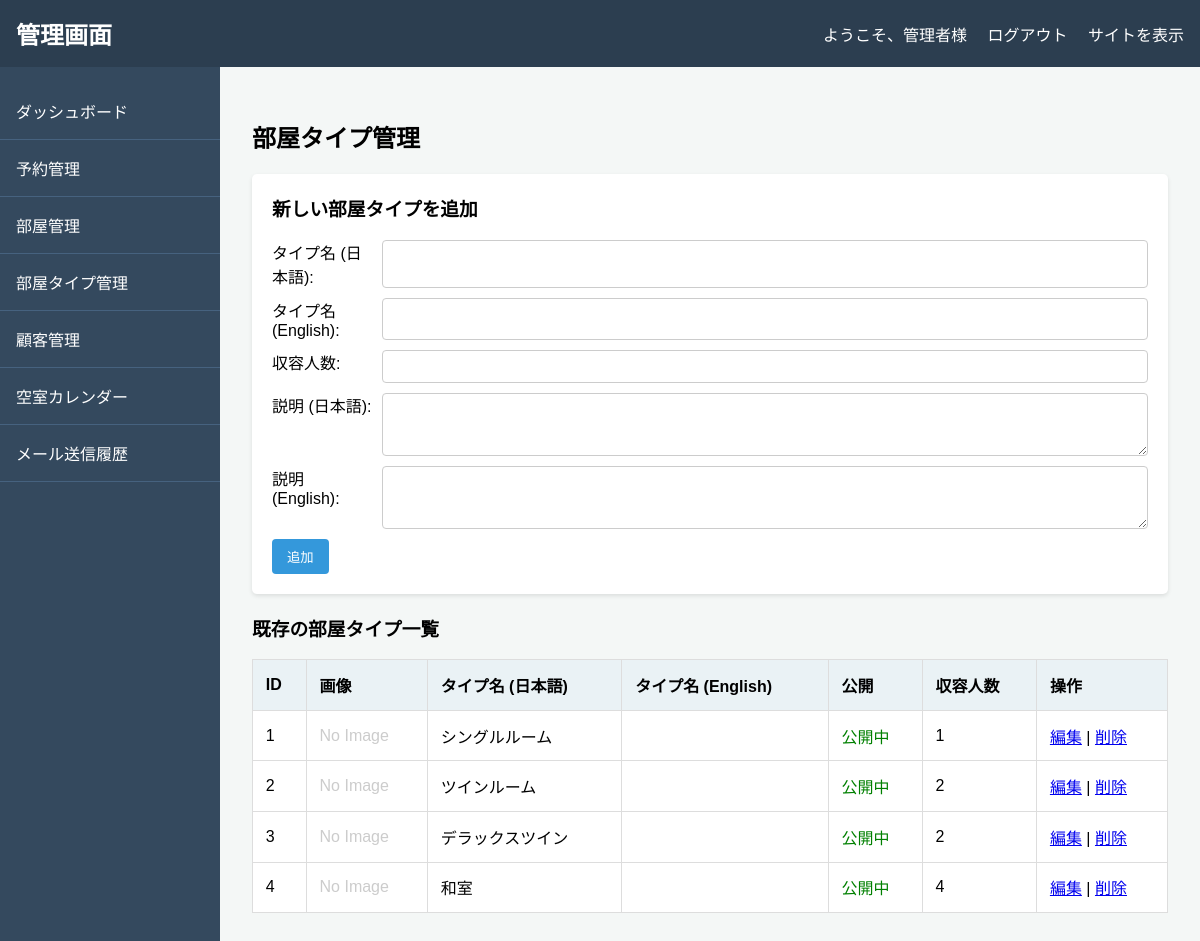
The page /admin/room_types.php (signed in) on the database its author committed.
### tables this page shows
CREATE TABLE `room_types` (
  `id` int(11) NOT NULL AUTO_INCREMENT,
  `name` varchar(255) NOT NULL COMMENT '部屋タイプ名',
  `name_en` varchar(255) DEFAULT NULL COMMENT '部屋タイプ名 (English)',
  `description` text DEFAULT NULL COMMENT '説明',
  `description_en` text DEFAULT NULL COMMENT '説明 (English)',
  `capacity` int(11) NOT NULL COMMENT '収容人数',
  `main_image` varchar(255) DEFAULT NULL COMMENT '部屋タイプ代表画像パス',
  `is_visible` tinyint(1) NOT NULL DEFAULT 1 COMMENT 'トップページ表示フラグ (1:表示, 0:非表示)',
  PRIMARY KEY (`id`)
);

### includes/functions.php (called while the page is built, shortened)
<?php
function h($s) {
    return htmlspecialchars($s, ENT_QUOTES, 'UTF-8');
}

### admin/room_types.php (the view, shortened to what this page needs)
<?php
require_once 'admin_check.php';
try {
    $stmt = $dbh->query("SELECT * FROM room_types ORDER BY id ASC");
    $room_types = $stmt->fetchAll(PDO::FETCH_ASSOC);
} catch (PDOException $e) {
    $error = "部屋タイプ情報の取得に失敗しました: " . h($e->getMessage());
    $room_types = [];
}
require_once 'admin_header.php';
?>
<h2>部屋タイプ管理</h2>
<div class="add-form">
    <h3>新しい部屋タイプを追加</h3>
    <form action="room_types.php" method="POST">
        <div class="form-row">
            <label for="name">タイプ名 (日本語):</label>
            <input type="text" id="name" name="name" required>
        </div>
        <div class="form-row">
            <label for="name_en">タイプ名 (English):</label>
            <input type="text" id="name_en" name="name_en">
        </div>
        <div class="form-row">
            <label for="capacity">収容人数:</label>
            <input type="number" id="capacity" name="capacity" min="1" required>
        </div>
        <div class="form-row">
            <label for="description">説明 (日本語):</label>
            <textarea id="description" name="description" rows="3"></textarea>
        </div>
        <div class="form-row">
            <label for="description_en">説明 (English):</label>
            <textarea id="description_en" name="description_en" rows="3"></textarea>
        </div>
        <button type="submit" class="btn-admin" style="background-color: #3498db;">追加</button>
    </form>
</div>
<h3>既存の部屋タイプ一覧</h3>
<div class="table-responsive">
<table>
    <thead>
        <tr>
            <th>ID</th>
            <th>画像</th>
            <th>タイプ名 (日本語)</th>
            <th>タイプ名 (English)</th>
            <th>公開</th>
            <th>収容人数</th>
            <th>操作</th>
        </tr>
    </thead>
    <tbody>
        <?php foreach ($room_types as $type): ?>
            <tr>
                <td><?php echo h($type['id']); ?></td>
                <td>
                    <?php if (!empty($type['main_image'])): ?>
                        <img src="../<?php echo h($type['main_image']); ?>" alt="Image" style="width: 50px; height: 40px; object-fit: cover;">
                    <?php else: ?>
                        <span style="color: #ccc;">No Image</span>
                    <?php endif; ?>
                </td>
                <td><?php echo h($type['name']); ?></td>
                <td><?php echo h($type['name_en']); ?></td>
                <td>
                    <?php if (!empty($type['is_visible'])): ?>
                        <span style="color: green;">公開中</span>
                    <?php else: ?>
                        <span style="color: gray;">非公開</span>
                    <?php endif; ?>
                </td>
                <td><?php echo h($type['capacity']); ?></td>
                <td>
                    <a href="edit_room_type.php?id=<?php echo h($type['id']); ?>">編集</a> |
                    <a href="room_types.php?action=delete&id=<?php echo h($type['id']); ?>" onclick="return confirm('本当にこの部屋タイプを削除しますか？関連する部屋も削除される可能性があります。');">削除</a>
                </td>
            </tr>
        <?php endforeach; ?>
    </tbody>
</table>
</div>
<?php
require_once 'admin_footer.php';
?>

### admin/admin_header.php (style rules this page uses)
body { font-family: sans-serif; margin: 0; background-color: #f4f7f6; }
.table-responsive { overflow-x: auto; -webkit-overflow-scrolling: touch; margin-bottom: 1rem; }
table { width: 100%; border-collapse: collapse; margin-top: 0; background-color: white; min-width: 600px; }
th, td { border: 1px solid #ddd; padding: 0.8rem; text-align: left; }
th { background-color: #eaf2f5; }
.btn-admin { padding: 8px 15px; border: none; border-radius: 4px; color: white; cursor: pointer; text-decoration: none; display: inline-block; }

### admin/room_types.php (style rules this page uses)
.add-form { background-color: #fff; padding: 20px; margin-bottom: 20px; border-radius: 5px; box-shadow: 0 2px 4px rgba(0,0,0,0.1); }
.add-form h3 { margin-top: 0; }
.form-row { display: flex; gap: 10px; margin-bottom: 10px; }
.form-row label { flex-basis: 100px; }
.form-row input, .form-row textarea { flex: 1; padding: 8px; border: 1px solid #ccc; border-radius: 4px; }

### rows shown on the page
room_types: id "1", shows "No Image", name "シングルルーム", is_visible "公開中", capacity "1"
room_types: id "2", shows "No Image", name "ツインルーム", is_visible "公開中", capacity "2"
room_types: id "3", shows "No Image", name "デラックスツイン", is_visible "公開中", capacity "2"
room_types: id "4", shows "No Image", name "和室", is_visible "公開中", capacity "4"

### other values the page prints
$_SESSION['user']['name'] "管理者"
